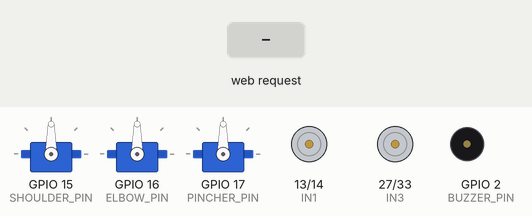
The sketch below on a simulated ESP32. Shown: 3 × servo, motor-driver pin pairs drawn as motors (green arrow = first pin HIGH = forward, orange = second pin HIGH = backward, longer = more drive, scaled by the enable pin), buzzer (waves = sounding, pin HIGH). The test bench sets the inputs (shaded band). What the sketch prints to the serial monitor is not drawn.

Above: at 1.2 s.
1.3 s: HTTP request GET /shoulder received
At 1.6 s:
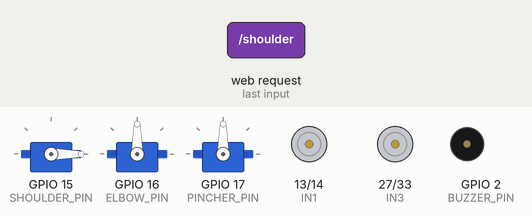
2.8 s: HTTP request GET /elbow received
At 4.0 s:
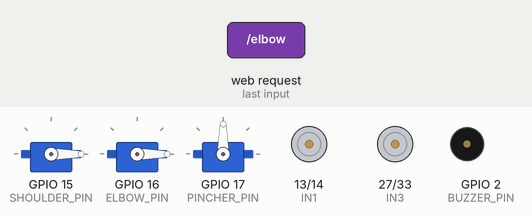
4.3 s: HTTP request GET /pincher received
At 5.1 s:
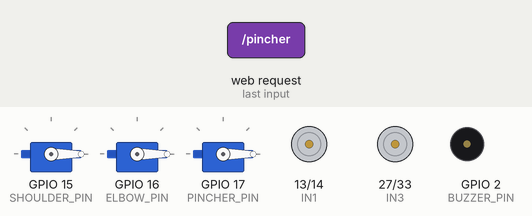
5.8 s: HTTP request GET /buzzer received
At 6.3 s:
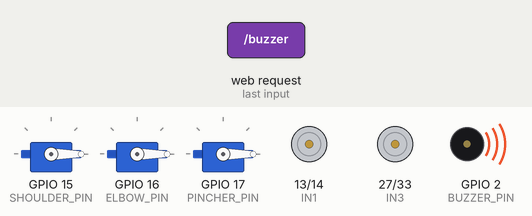
7.3 s: HTTP request GET /move?dir=F received
At 8.5 s:
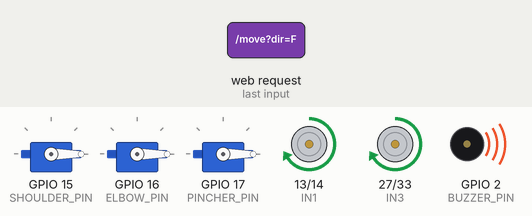
8.8 s: HTTP request GET /move?dir=B received
At 9.7 s:
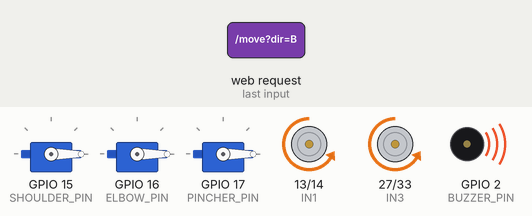
Timing chart, 0 to 11.3 s (numbered marks = the images above; inputs shaded):
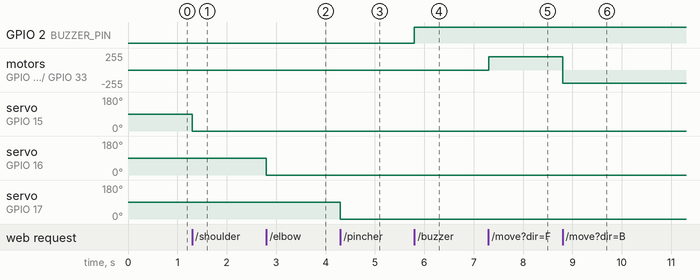

Measured:
- after the input at 1.3 s, servo on GPIO 15 (SHOULDER_PIN): 90° → 0° at once
- after the input at 2.8 s, servo on GPIO 16 (ELBOW_PIN): 90° → 0° at once
- after the input at 4.3 s, servo on GPIO 17 (PINCHER_PIN): 90° → 0° at once
- after the input at 5.8 s, GPIO 2 (BUZZER_PIN): LOW → HIGH at once
- after the input at 7.3 s, motor on GPIO 13 (IN1) / GPIO 14 (IN2), motor on GPIO 27 (IN3) / GPIO 33 (IN4): stopped → forward 199/255 at once
- after the input at 8.8 s, motor on GPIO 13 (IN1) / GPIO 14 (IN2), motor on GPIO 27 (IN3) / GPIO 33 (IN4): forward 199/255 → backward 199/255 at once

The sketch:

Smart_Bug.ino
```cpp
#include <WiFi.h>
#include <WebServer.h>
#include <ESP32Servo.h>

// ===== WiFi =====
const char* ssid = "RobotArm";
const char* password = "12345678";

// ===== L298N Pins =====
#define ENA 26
#define IN1 13
#define IN2 14
#define ENB 25
#define IN3 27
#define IN4 33

// ===== Servo Pins =====
#define SHOULDER_PIN 15
#define ELBOW_PIN 16
#define PINCHER_PIN 17

// ===== Ultrasonic =====
#define TRIG_PIN 4
#define ECHO_PIN 5

// ===== Buzzer =====
#define BUZZER_PIN 2

// ===== PWM =====
#define PWM_FREQ 1000
#define PWM_RES 8
#define CH_ENA 0
#define CH_ENB 1

WebServer server(80);
Servo shoulder, elbow, pincher;

// ===== Globals =====
int speedFactor = 200;
int shoulderAngle = 90;
int elbowAngle = 90;
int pincherAngle = 45;

// ================== WEB PAGE ==================
const char index_html[] PROGMEM = R"rawliteral(
<!DOCTYPE html>
<html>
<head>
<meta name="viewport" content="width=device-width, initial-scale=1">
<title>Robot Controller</title>
<style>
body{font-family:Arial;text-align:center;background:#f2f2f2;margin:0}
h2{background:#2196F3;color:white;padding:12px;margin:0}
.btn{
  width:90px;height:90px;font-size:28px;margin:8px;
  border:none;border-radius:15px;background:#4CAF50;color:white;
}
.stop{background:#f44336}
.slider{width:85%}
.card{
  background:white;margin:15px;padding:15px;border-radius:12px;
  box-shadow:0 0 10px #ccc;
}
</style>
</head>
<body>

<h2>🤖 Robot Arm Controller</h2>

<div class="card">
<h3>🚗 Car Control</h3>
<button class="btn" onclick="move('F')">⬆️</button><br>
<button class="btn" onclick="move('L')">⬅️</button>
<button class="btn stop" onclick="move('S')">⏹️</button>
<button class="btn" onclick="move('R')">➡️</button><br>
<button class="btn" onclick="move('B')">⬇️</button>
</div>

<div class="card">
<h3>⚡ Speed</h3>
<input type="range" class="slider" min="100" max="255" value="200"
oninput="setSpeed(this.value)">
</div>

<div class="card">
<h3>🦾 Arm Control</h3>

Shoulder: <span id="s1">90</span>°<br>
<input class="slider" type="range" min="0" max="180" value="90"
oninput="servo('shoulder',this.value,'s1')"><br>

Elbow: <span id="s2">90</span>°<br>
<input class="slider" type="range" min="0" max="180" value="90"
oninput="servo('elbow',this.value,'s2')"><br>

Pincher: <span id="s3">45</span>°<br>
<input class="slider" type="range" min="30" max="120" value="45"
oninput="servo('pincher',this.value,'s3')">
</div>

<div class="card">
<h3>📏 Distance: <span id="dist">0</span> cm</h3>
<button class="btn" onclick="beep()">🔊</button>
</div>

<script>
function move(dir){ fetch('/move?dir='+dir); }
function setSpeed(v){ fetch('/speed?val='+v); }
function servo(name,val,id){
 document.getElementById(id).innerHTML=val;
 fetch('/'+name+'?angle='+val);
}
function beep(){ fetch('/buzzer'); }

setInterval(()=>{
 fetch('/distance').then(r=>r.text()).then(t=>{
   document.getElementById('dist').innerHTML=t;
 });
},700);
</script>

</body>
</html>
)rawliteral";

// ================== SETUP ==================
void setup() {
  Serial.begin(115200);

  pinMode(IN1, OUTPUT);
  pinMode(IN2, OUTPUT);
  pinMode(IN3, OUTPUT);
  pinMode(IN4, OUTPUT);
  pinMode(TRIG_PIN, OUTPUT);
  pinMode(ECHO_PIN, INPUT);
  pinMode(BUZZER_PIN, OUTPUT);

  // PWM
  ledcSetup(CH_ENA, PWM_FREQ, PWM_RES);
  ledcAttachPin(ENA, CH_ENA);
  ledcSetup(CH_ENB, PWM_FREQ, PWM_RES);
  ledcAttachPin(ENB, CH_ENB);

  // Servos
  shoulder.attach(SHOULDER_PIN);
  elbow.attach(ELBOW_PIN);
  pincher.attach(PINCHER_PIN);

  // WiFi AP
  WiFi.softAP(ssid, password);
  Serial.println(WiFi.softAPIP());

  // Routes
  server.on("/", [](){ server.send(200,"text/html",index_html); });
  server.on("/move", handleMove);
  server.on("/speed", [](){ speedFactor = server.arg("val").toInt(); server.send(200,"text/plain","OK"); });
  server.on("/shoulder", [](){ shoulder.write(server.arg("angle").toInt()); server.send(200,"text/plain","OK"); });
  server.on("/elbow", [](){ elbow.write(server.arg("angle").toInt()); server.send(200,"text/plain","OK"); });
  server.on("/pincher", [](){ pincher.write(server.arg("angle").toInt()); server.send(200,"text/plain","OK"); });
  server.on("/buzzer", [](){ digitalWrite(BUZZER_PIN,!digitalRead(BUZZER_PIN)); server.send(200,"text/plain","OK"); });
  server.on("/distance", handleDistance);

  server.begin();
}

// ================== LOOP ==================
void loop() {
  server.handleClient();
}

// ================== MOVE ==================
void handleMove(){
  String d = server.arg("dir");

  if(d=="F"){ motor(speedFactor, speedFactor); }
  else if(d=="B"){ motor(-speedFactor, -speedFactor); }
  else if(d=="L"){ motor(-speedFactor, speedFactor); }
  else if(d=="R"){ motor(speedFactor, -speedFactor); }
  else motor(0,0);

  server.send(200,"text/plain","OK");
}

// ================== MOTOR ==================
void motor(int left,int right){
  setMotor(IN1,IN2,CH_ENA,left);
  setMotor(IN3,IN4,CH_ENB,right);
}

void setMotor(int in1,int in2,int ch,int sp){
  if(sp>0){
    digitalWrite(in1,HIGH);
    digitalWrite(in2,LOW);
    ledcWrite(ch,sp);
  } else if(sp<0){
    digitalWrite(in1,LOW);
    digitalWrite(in2,HIGH);
    ledcWrite(ch,-sp);
  } else {
    digitalWrite(in1,LOW);
    digitalWrite(in2,LOW);
    ledcWrite(ch,0);
  }
}

// ================== DISTANCE ==================
void handleDistance(){
  digitalWrite(TRIG_PIN,LOW);
  delayMicroseconds(2);
  digitalWrite(TRIG_PIN,HIGH);
  delayMicroseconds(10);
  digitalWrite(TRIG_PIN,LOW);

  long dur=pulseIn(ECHO_PIN,HIGH,30000);
  long dist=dur*0.034/2;
  server.send(200,"text/plain",String(dist));
}
```
